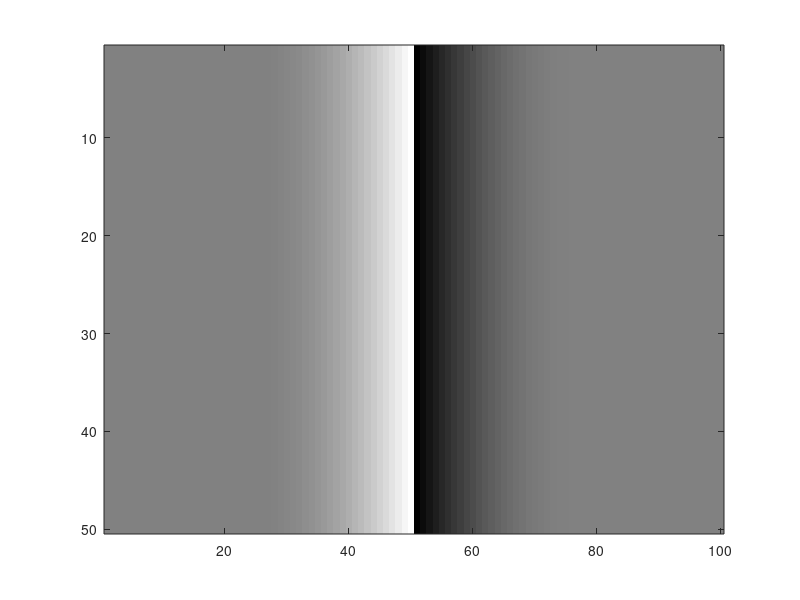

Write MATLAB code to recreate this figure.
clear

A(1,26:50) = ([1:25]./25).^2;             % A row vector of 50 elements
X(1,1:50) = A;                            % put A at the begining of X
X(1,51:100) = fliplr(-A);                 % Flipping A and Put into X
Y = uint8((((ones(50,1) * X)+1)./2)*255); % 50 duplicates row and scaling the values into the range 0 to 255

colormap(gray(256));                      
image(Y+1);
print -dpng cornsweet.png
